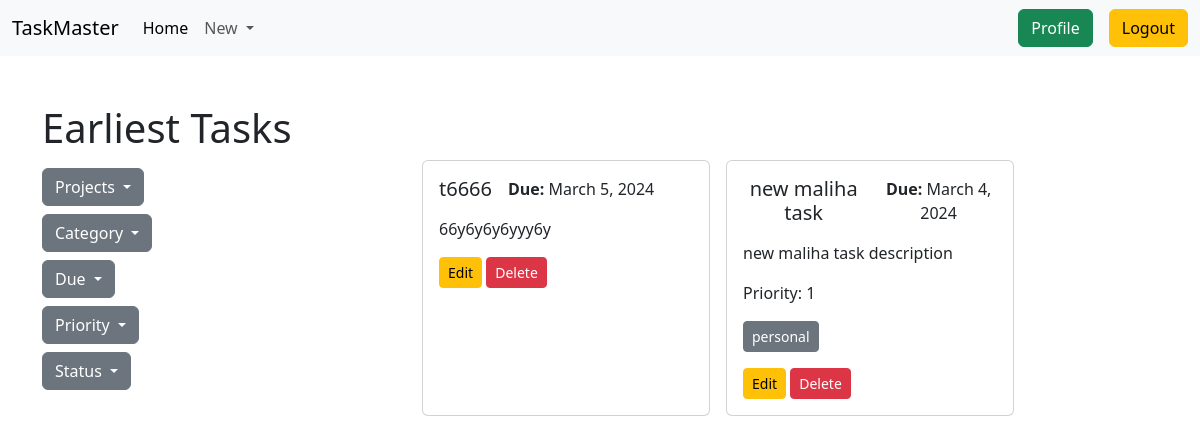
Page /task/status/filter/completed/ (signed in) on the committed database.
### task/models.py (models this page shows, shortened)
class Task(models.Model):
    title = models.CharField(max_length=100)
    description = models.TextField(blank=True)
    due_date = models.DateField()
    status = models.BooleanField()
    priority = models.CharField(
        max_length=2, choices=priority_levels, blank=True, null=True)
    user = models.ForeignKey(
        UserAccount, related_name='account', on_delete=models.CASCADE)
    project = models.ForeignKey(
        Project, on_delete=models.CASCADE, related_name='tasks', blank=True, null=True)
    category = models.ManyToManyField(
        Category, blank=True, related_name='tasks')

class Category(models.Model):
    name = models.CharField(max_length=50)
    def __str__(self):
        return f'{self.name}'

### task/views.py (the view)
# urls.py: path('status/filter/completed/', status_completed, name='completed'),
@login_required
def status_completed(request):
    tasks = Task.objects.filter(
        status=True, user=request.user.account)
    projects = Project.objects.filter(account=request.user.account)
    categories = Category.objects.all()
    context = {'tasks': tasks, 'projects': projects, 'categories': categories}
    return render(request, 'date_latest.html', context)

### project/models.py (called while the page is built)
    def __str__(self):
        return f'{self.title}'

### templates/date_latest.html (shortened to what this page needs)
{% extends 'base.html' %}
{% block content %}
    <div class="container">
    <h1 class="mt-5">Earliest Tasks</h1>
        <div class="row">
            <div class="filter-container col-4">
                <div class="dropdown my-2">
                    <button class="btn btn-secondary dropdown-toggle" type="button" data-bs-toggle="dropdown" aria-expanded="false">
                      Projects
                    </button>
                  </div>
                  <div class="dropdown my-2">
                    <button class="btn btn-secondary dropdown-toggle" type="button" data-bs-toggle="dropdown" aria-expanded="false">
                      Category
                    </button>
                  </div>
                  <div class="dropdown my-2">
                    <button class="btn btn-secondary dropdown-toggle" type="button" data-bs-toggle="dropdown" aria-expanded="false">
                      Due
                    </button>
                  </div>
                  <div class="dropdown my-2">
                    <button class="btn btn-secondary dropdown-toggle" type="button" data-bs-toggle="dropdown" aria-expanded="false">
                      Priority
                    </button>
                  </div>
                  {% include 'status_filter.html' %}
            </div>
            <div class="card-container col-8 d-flex gap-3">
                {% for task in tasks %}
                <div class="card" style="width: 18rem;">
                    <div class="card-body">
                        <div class="task-title d-flex gap-3 text-center">
                      <h5 class="card-title">{{task.title}}</h5>
                        <p><b>Due:</b> {{task.due_date}}</p>
                        </div>
                      <p class="card-text">{{task.description}}</p>
                      {% include 'task_buttons.html' %}
                    </div>
                  </div>
                {% endfor %}
            </div>
        </div>
    </div>
{% endblock content %}

### templates/task_buttons.html (shortened to what this page needs)
{% if task.priority %}
<p>Priority: {{task.priority}}</p>
{% endif %}
<div class="d-flex gap-2">
    {% for cat in task.category.all %}
    <p class="btn btn-secondary btn-sm">{{cat}}</p>
    {% endfor %}
</div>
<a href="{% url 'edit_task' task.id %}" class="btn btn-warning btn-sm">Edit</a>
<a href="{% url 'delete_task' task.id %}" class="btn btn-danger btn-sm">Delete</a>

### rows in the picture
Task: title "t6666", due_date "March 5, 2024", description "66y6y6y6yyy6y"
Task: title "new maliha task", due_date "March 4, 2024", description "new maliha task description", priority "1"
Category: name "personal"
